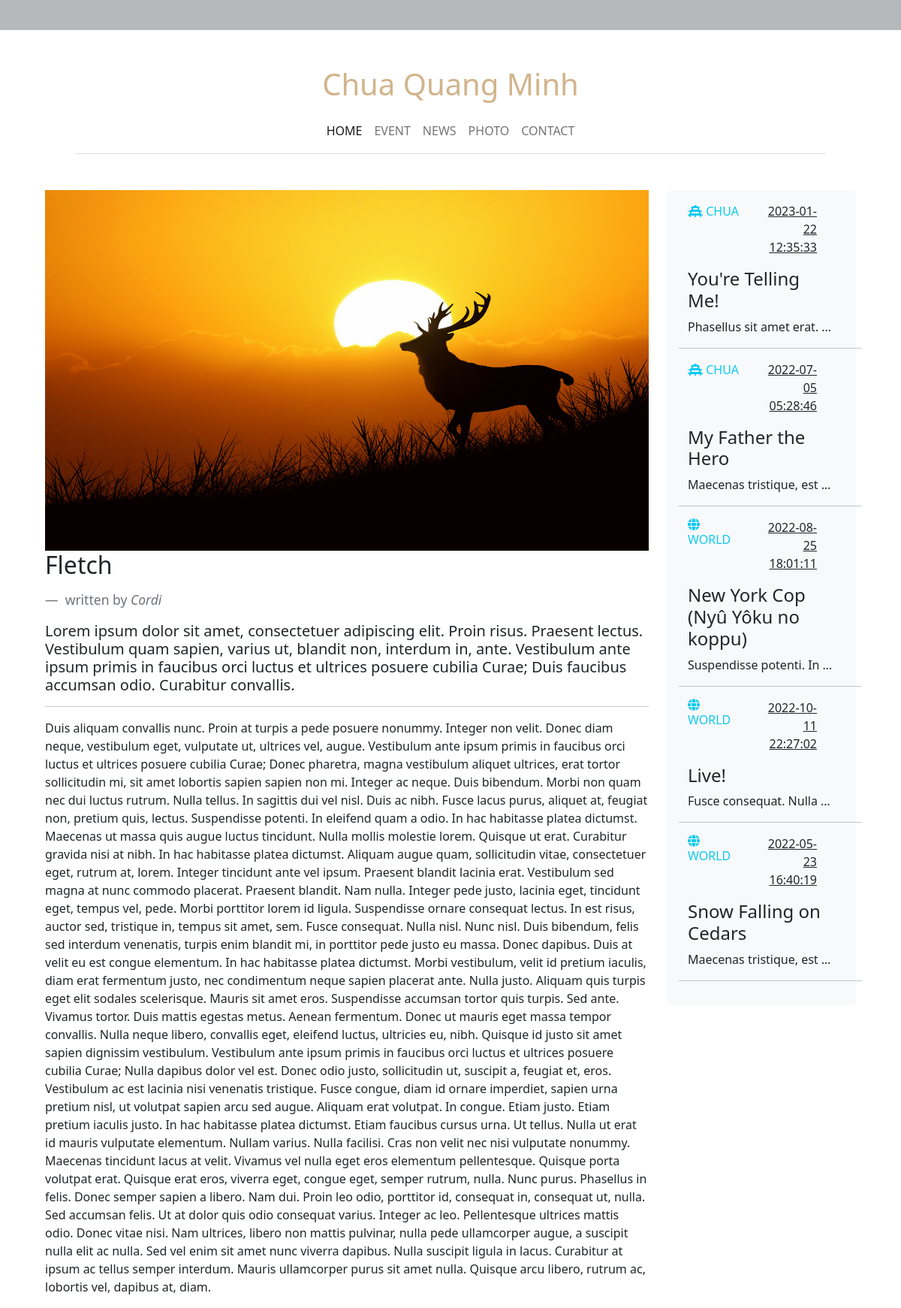
The page /article?newsID=18 on the database as committed earlier.
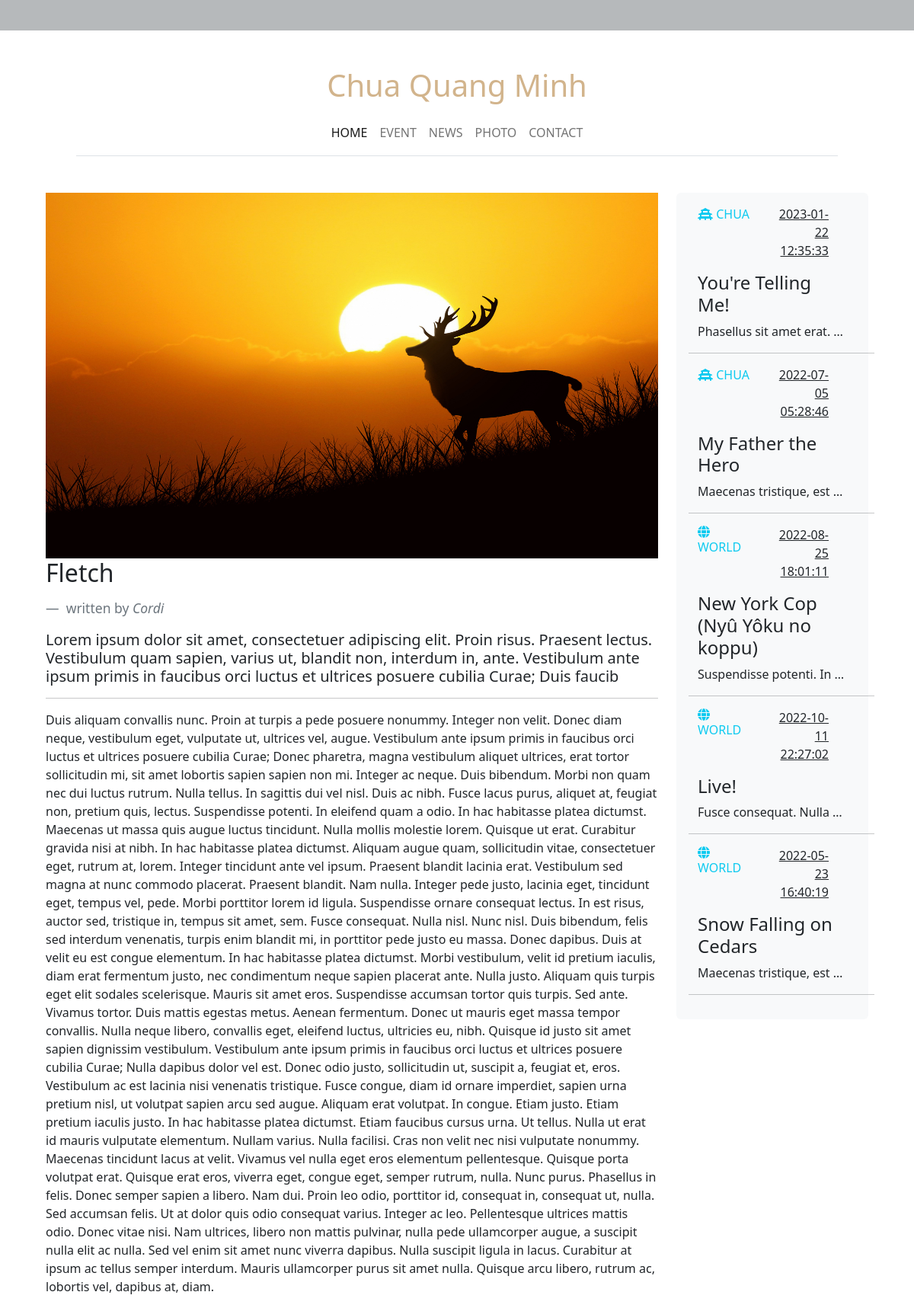
The same page on the database as committed later.
### tables this page shows
CREATE TABLE News
(
    newsID      INT AUTO_INCREMENT NOT NULL PRIMARY KEY,
    title       VARCHAR(255),
    author      VARCHAR(255),
    description VARCHAR(255),
    paragraph   TEXT,
    timeUpdated TIMESTAMP,
    saveDraft   BOOLEAN,
    banner      VARCHAR(500),
    newsTypeID  INT                NOT NULL,
    FOREIGN KEY (newsTypeID) REFERENCES NewsType (newsTypeID)
);

CREATE TABLE NewsType
(
    newsTypeID INT AUTO_INCREMENT NOT NULL PRIMARY KEY,
    typeName   VARCHAR(255),
    icon       VARCHAR(255)
);

### model/ArticleModel.php (called while the page is built, shortened)
<?php
$newsID = $_GET['newsID'];
$getArticle = "SELECT * FROM News n, newsType nt WHERE n.newsTypeID = nt.newsTypeID AND  newsID = $newsID";
$allArticles = "SELECT * FROM News n, newsType nt WHERE n.newsTypeID = nt.newsTypeID AND NOT newsID = $newsID ORDER BY RAND() LIMIT 5 ";

### controller/ArticleController.php (called while the page is built, shortened)
<?php
$articleResult = $conn->query($getArticle);
$allActicles = $conn->query($allArticles);

### view/article.php (the view, shortened to what this page needs)
<?php
require("rootPath.php");
require $rootPath . "model/ArticleModel.php";
require $rootPath . "controller/ArticleController.php";
?>
<div class="container-fluid">
    <?php
    while ($row = $articleResult->fetch(PDO::FETCH_ASSOC)) {
    ?>
    <div class="row">
        <div class="col-9">
            <br>
            <div class="bg-image"
                 style="background-image: url('assets/banner/<?php echo $row['banner'] ?>');">
            </div>
            <blockquote class="blockquote">
                <h2 class="mb-0"><?php echo $row['title'] ?></h2>
                <br>
                <footer class="blockquote-footer"> written by
                    <cite
                            title="Source Title"><?php echo $row['author'] ?>
                    </cite>
                </footer>
            </blockquote>
            <h5><?php echo $row['description'] ?></h5>
            <hr>
            <p><?php echo $row['paragraph'] ?></p>
        </div>
        <?php } ?>
        <aside class="col-3 blog-sidebar mt-4">
            <div class="p-3 mb-3 bg-light rounded">
                <div class="container bootstrap snippets">
                    <div class="row">
                        <?php
                        while ($row = $allActicles->fetch(PDO::FETCH_ASSOC)) {
                            ?>
                            <div class="row mb-3">
                                <div class="col-6">
                                    <a href="/article?newsID=<?php echo $row['newsID']; ?>" class="text-info">
                                        <i class="<?php echo $row['icon'] ?>"></i>
                                        <?php echo $row['typeName'] ?>
                                    </a>
                                </div>
                                <div class="col-6 text-end">
                                    <u> <?php echo $row['timeUpdated'] ?></u>
                                </div>
                            </div>
                            <a href="/article?newsID=<?php echo $row['newsID']; ?>" class="text-dark">
                                <h4><?php echo $row['title'] ?></h4>
                                <p class="text-truncate"><?php echo $row['description'] ?></p>
                            </a>
                            <hr/>
                        <?php } ?>
                    </div>
                </div>
            </div>
        </aside>
    </div>
</div>

### view/_partials/links.php (shortened to what this page needs)
<head>
    <link href="https://stackpath.bootstrapcdn.com/bootstrap/4.3.1/css/bootstrap.min.css" rel="stylesheet">
    <link href="https://cdn.jsdelivr.net/npm/bootstrap@5.2.2/dist/css/bootstrap.min.css" rel="stylesheet"
>
    <link rel="stylesheet" href="styles/index.css">
</head>

### view/_partials/header.php (shortened to what this page needs)
<div class="wrap">
    <header role="banner">
        <div class="headline" style="height: 40px; background-color: #b6b9bb">
        </div>
        <div class="nav-border border-bottom .navbar-expand" style="margin: 0px 100px 0px 100px;">
            <div class="col-sm">
                <div class="container logo-wrap">
                    <div class="row pt-5">
                        <div class="col-12 text-center">
                            <h1 class="site-logo">Chua Quang Minh</h1>
                        </div>
                    </div>
                </div>
                <nav class="navbar  navbar-expand-md bg-transparent">
                    <div class="container">
                        <div class="collapse navbar-collapse" id="navbarMenu">
                            <ul class="navbar-nav mx-auto">
                                <li class="nav-item">
                                    <a class="nav-link active" href="/home">HOME</a>
                                </li>
                                <li class="nav-item">
                                    <a class="nav-link" href="/event">EVENT</a>
                                </li>
                                <li class="nav-item">
                                    <a class="nav-link" href="/news">NEWS</a>
                                </li>
                                <li class="nav-item">
                                    <a class="nav-link" href="/photo">PHOTO</a>
                                </li>
                                <li class="nav-item">
                                    <a class="nav-link" href="/contact">CONTACT</a>
                                </li>
                            </ul>
                        </div>
                    </div>
                </nav>
            </div>
        </div>
    </header>
</div>

### index.php (shortened to what this page needs)
<?php
include("view/_partials/links.php");
include("view/_partials/header.php");
?>
<div class="main mx-5">
    <br>
    <?php
    require("router.php");
    ?>
</div>

### router.php (shortened to what this page needs)
<?php
$urlpath = parse_url($_SERVER['REQUEST_URI'], PHP_URL_PATH);
$regex = '/.+?(?=.php|\?)/';
preg_match($regex, $urlpath, $parsedRequest);
if (isset($parsedRequest[0])) {
    $toCheck = $parsedRequest[0];
} else {
    $toCheck = $urlpath;
}
$view = match ($toCheck) {
    '' => '/view/home.php',
    '/' => '/view/home.php',
    '/home' => '/view/home.php',
    '/event' => '/view/event.php',
    '/news' => '/view/news.php',
    '/photo' => '/view/photo.php',
    '/contact' => '/view/contact.php',
    '/article' => '/view/article.php',
    '/login' => '/view/login.php',
    '/admin-panel' => '/view/adminPanel.php',
    '/admin-profile' => '/view/adminProfile.php',
    '/admin-photo' => '/view/adminPhoto.php',
    '/admin-article' => '/view/adminArticles.php',
    '/add-article' => '/view/addArticle.php',
    '/edit-article' => '/view/editArticle.php',
    '/admin-mail' => '/view/adminMail.php',
    '/mail' => '/view/mail.php',
    default => null
};
if ($view !== null) {
    require __DIR__ . $view;
} else {
    require __DIR__ . '/view/404.php';
}

### styles/index.css (style rules this page uses)
h1 { color: tan; text-align: center; }
@media (min-width: 768px) { .navbar-nav > li > a { padding-top: 10px; padding-bottom: 10px; } }
a { text-decoration: none; }
.bg-image { height: 30rem; object-fit: cover; background-size: 100% 100%; background-repeat: no-repeat; }

Rows that differ between the two databases and show on the page:
changed news "Fletch": description "…posuere cubilia Curae; Duis faucibus accumsan odio. Curabitur convallis." → "…posuere cubilia Curae; Duis faucib"
